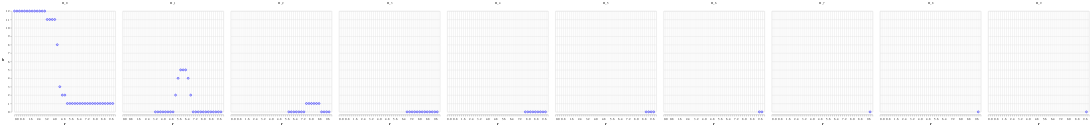

Notebook code for this chart:
### Code cell
vlShow $ drawPersistentHomologies (simplicialHomologyOverQ . rComplex) eqTorus 0.25 40

### Figure 1 — Vega-Lite specification as saved in the notebook (floating-point values rounded to 4 significant figures)
{"$schema": "https://vega.github.io/schema/vega-lite/v4.json", "data": {"values": [{"b": 12, "c": "0", "h": "H_0", "r": 0}, {"b": 12, "c": "0", "h": "H_0", "r": 0.25}, {"b": 12, "c": "0", "h": "H_0", "r": 0.5}, {"b": 12, "c": "0", "h": "H_0", "r": 0.75}, {"b": 12, "c": "0", "h": "H_0", "r": 1}, {"b": 12, "c": "0", "h": "H_0", "r": 1.25}, {"b": 12, "c": "0", "h": "H_0", "r": 1.5}, {"b": 12, "c": "0", "h": "H_0", "r": 1.75}, {"b": 12, "c": "0", "h": "H_0", "r": 2}, {"b": 12, "c": "0", "h": "H_0", "r": 2.25}, {"b": 12, "c": "0", "h": "H_0", "r": 2.5}, {"b": 12, "c": "0", "h": "H_0", "r": 2.75}, {"b": 12, "c": "0", "h": "H_0", "r": 3}, {"b": 11, "c": "0", "h": "H_0", "r": 3.25}, {"b": 0, "c": "0", "h": "H_1", "r": 3.25}, {"b": 11, "c": "0", "h": "H_0", "r": 3.5}, {"b": 0, "c": "0", "h": "H_1", "r": 3.5}, {"b": 11, "c": "0", "h": "H_0", "r": 3.75}, {"b": 0, "c": "0", "h": "H_1", "r": 3.75}, {"b": 11, "c": "0", "h": "H_0", "r": 4}, {"b": 0, "c": "0", "h": "H_1", "r": 4}, {"b": 8, "c": "0", "h": "H_0", "r": 4.25}, {"b": 0, "c": "0", "h": "H_1", "r": 4.25}, {"b": 3, "c": "0", "h": "H_0", "r": 4.5}, {"b": 0, "c": "0", "h": "H_1", "r": 4.5}, {"b": 2, "c": "0", "h": "H_0", "r": 4.75}, {"b": 0, "c": "0", "h": "H_1", "r": 4.75}, {"b": 2, "c": "0", "h": "H_0", "r": 5}, {"b": 0, "c": "0", "h": "H_1", "r": 5}, {"b": 1, "c": "0", "h": "H_0", "r": 5.25}, {"b": 2, "c": "0", "h": "H_1", "r": 5.25}, {"b": 1, "c": "0", "h": "H_0", "r": 5.5}, {"b": 4, "c": "0", "h": "H_1", "r": 5.5}, {"b": 1, "c": "0", "h": "H_0", "r": 5.75}, {"b": 5, "c": "0", "h": "H_1", "r": 5.75}, {"b": 0, "c": "0", "h": "H_2", "r": 5.75}, {"b": 1, "c": "0", "h": "H_0", "r": 6}, {"b": 5, "c": "0", "h": "H_1", "r": 6}, {"b": 0, "c": "0", "h": "H_2", "r": 6}, {"b": 1, "c": "0", "h": "H_0", "r": 6.25}, {"b": 5, "c": "0", "h": "H_1", "r": 6.25}, {"b": 0, "c": "0", "h": "H_2", "r": 6.25}, {"b": 1, "c": "0", "h": "H_0", "r": 6.5}, {"b": 4, "c": "0", "h": "H_1", "r": 6.5}, {"b": 0, "c": "0", "h": "H_2", "r": 6.5}, {"b": 1, "c": "0", "h": "H_0", "r": 6.75}, {"b": 2, "c": "0", "h": "H_1", "r": 6.75}, {"b": 0, "c": "0", "h": "H_2", "r": 6.75}, {"b": 0, "c": "0", "h": "H_3", "r": 6.75}, {"b": 1, "c": "0", "h": "H_0", "r": 7}, {"b": 0, "c": "0", "h": "H_1", "r": 7}, {"b": 0, "c": "0", "h": "H_2", "r": 7}, {"b": 0, "c": "0", "h": "H_3", "r": 7}, {"b": 1, "c": "0", "h": "H_0", "r": 7.25}, {"b": 0, "c": "0", "h": "H_1", "r": 7.25}, {"b": 0, "c": "0", "h": "H_2", "r": 7.25}, {"b": 0, "c": "0", "h": "H_3", "r": 7.25}, {"b": 1, "c": "0", "h": "H_0", "r": 7.5}, {"b": 0, "c": "0", "h": "H_1", "r": 7.5}, {"b": 1, "c": "0", "h": "H_2", "r": 7.5}, {"b": 0, "c": "0", "h": "H_3", "r": 7.5}, {"b": 1, "c": "0", "h": "H_0", "r": 7.75}, {"b": 0, "c": "0", "h": "H_1", "r": 7.75}, {"b": 1, "c": "0", "h": "H_2", "r": 7.75}, {"b": 0, "c": "0", "h": "H_3", "r": 7.75}, {"b": 0, "c": "0", "h": "H_4", "r": 7.75}, {"b": 1, "c": "0", "h": "H_0", "r": 8}, {"b": 0, "c": "0", "h": "H_1", "r": 8}, {"b": 1, "c": "0", "h": "H_2", "r": 8}, {"b": 0, "c": "0", "h": "H_3", "r": 8}, {"b": 0, "c": "0", "h": "H_4", "r": 8}, {"b": 1, "c": "0", "h": "H_0", "r": 8.25}, {"b": 0, "c": "0", "h": "H_1", "r": 8.25}, {"b": 1, "c": "0", "h": "H_2", "r": 8.25}, {"b": 0, "c": "0", "h": "H_3", "r": 8.25}, {"b": 0, "c": "0", "h": "H_4", "r": 8.25}, {"b": 1, "c": "0", "h": "H_0", "r": 8.5}, {"b": 0, "c": "0", "h": "H_1", "r": 8.5}, {"b": 1, "c": "0", "h": "H_2", "r": 8.5}, {"b": 0, "c": "0", "h": "H_3", "r": 8.5}, {"b": 0, "c": "0", "h": "H_4", "r": 8.5}, {"b": 1, "c": "0", "h": "H_0", "r": 8.75}, {"b": 0, "c": "0", "h": "H_1", "r": 8.75}, {"b": 1, "c": "0", "h": "H_2", "r": 8.75}, {"b": 0, "c": "0", "h": "H_3", "r": 8.75}, {"b": 0, "c": "0", "h": "H_4", "r": 8.75}, {"b": 1, "c": "0", "h": "H_0", "r": 9}, {"b": 0, "c": "0", "h": "H_1", "r": 9}, {"b": 0, "c": "0", "h": "H_2", "r": 9}, {"b": 0, "c": "0", "h": "H_3", "r": 9}, {"b": 0, "c": "0", "h": "H_4", "r": 9}, {"b": 0, "c": "0", "h": "H_5", "r": 9}, {"b": 1, "c": "0", "h": "H_0", "r": 9.25}, {"b": 0, "c": "0", "h": "H_1", "r": 9.25}, {"b": 0, "c": "0", "h": "H_2", "r": 9.25}, {"b": 0, "c": "0", "h": "H_3", "r": 9.25}, {"b": 0, "c": "0", "h": "H_4", "r": 9.25}, {"b": 0, "c": "0", "h": "H_5", "r": 9.25}, {"b": 1, "c": "0", "h": "H_0", "r": 9.5}, {"b": 0, "c": "0", "h": "H_1", "r": 9.5}, {"b": 0, "c": "0", "h": "H_2", "r": 9.5}, {"b": 0, "c": "0", "h": "H_3", "r": 9.5}, {"b": 0, "c": "0", "h": "H_4", "r": 9.5}, {"b": 0, "c": "0", "h": "H_5", "r": 9.5}, {"b": 0, "c": "0", "h": "H_6", "r": 9.5}, {"b": 1, "c": "0", "h": "H_0", "r": 9.75}, {"b": 0, "c": "0", "h": "H_1", "r": 9.75}, {"b": 0, "c": "0", "h": "H_2", "r": 9.75}, {"b": 0, "c": "0", "h": "H_3", "r": 9.75}, {"b": 0, "c": "0", "h": "H_4", "r": 9.75}, {"b": 0, "c": "0", "h": "H_5", "r": 9.75}, {"b": 0, "c": "0", "h": "H_6", "r": 9.75}, {"b": 0, "c": "0", "h": "H_7", "r": 9.75}, {"b": 0, "c": "0", "h": "H_8", "r": 9.75}, {"b": 0, "c": "0", "h": "H_9", "r": 9.75}]}, "encoding": {"color": {"field": "c", "legend": null, "scale": {"range": ["blue", "red"]}}, "column": {"field": "h", "title": null, "type": "nominal"}, "x": {"axis": {"tickCount": 40}, "field": "r", "type": "quantitative"}, "y": {"axis": {"tickCount": 12, "titleAngle": 0, "titlePadding": 10}, "field": "b", "type": "quantitative"}}, "mark": "point"}
